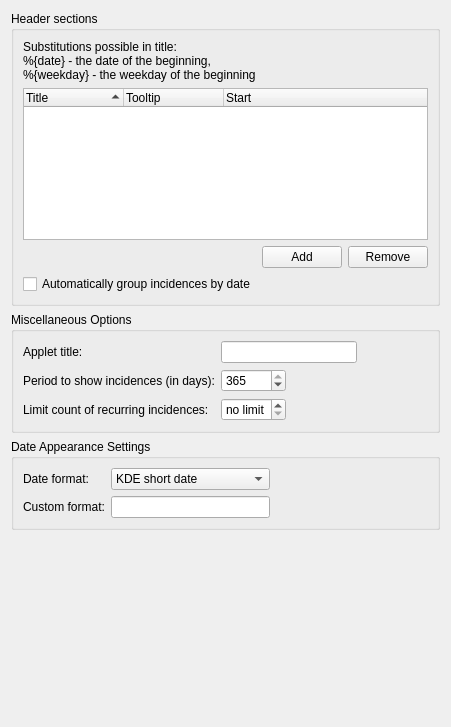
<?xml version="1.0" encoding="UTF-8"?>
<ui version="4.0">
 <class>EventAppletGeneralConfig</class>
 <widget class="QWidget" name="EventAppletGeneralConfig">
  <property name="geometry">
   <rect>
    <x>0</x>
    <y>0</y>
    <width>405</width>
    <height>727</height>
   </rect>
  </property>
  <layout class="QVBoxLayout" name="verticalLayout">
   <item>
    <widget class="QGroupBox" name="groupBox_5">
     <property name="title">
      <string>Header sections</string>
     </property>
     <layout class="QGridLayout" name="gridLayout_3">
      <item row="0" column="0">
       <widget class="QLabel" name="label_5">
        <property name="text">
         <string>Substitutions possible in title:
%{date} - the date of the beginning,
%{weekday} - the weekday of the beginning</string>
        </property>
       </widget>
      </item>
      <item row="1" column="0" colspan="3">
       <widget class="QTreeWidget" name="headerWidget">
        <property name="toolTip">
         <string>Add your own headers here, start is the first day of the period counting from today,
it will stretch to the next header or end of the displayed timeframe.</string>
        </property>
        <property name="indentation">
         <number>0</number>
        </property>
        <property name="rootIsDecorated">
         <bool>false</bool>
        </property>
        <property name="uniformRowHeights">
         <bool>true</bool>
        </property>
        <property name="sortingEnabled">
         <bool>true</bool>
        </property>
        <property name="expandsOnDoubleClick">
         <bool>false</bool>
        </property>
        <property name="columnCount">
         <number>3</number>
        </property>
        <attribute name="headerStretchLastSection">
         <bool>true</bool>
        </attribute>
        <column>
         <property name="text">
          <string>Title</string>
         </property>
        </column>
        <column>
         <property name="text">
          <string>Tooltip</string>
         </property>
        </column>
        <column>
         <property name="text">
          <string>Start</string>
         </property>
        </column>
       </widget>
      </item>
      <item row="2" column="0">
       <spacer name="horizontalSpacer_3">
        <property name="orientation">
         <enum>Qt::Horizontal</enum>
        </property>
        <property name="sizeHint" stdset="0">
         <size>
          <width>249</width>
          <height>20</height>
         </size>
        </property>
       </spacer>
      </item>
      <item row="2" column="1">
       <widget class="QPushButton" name="addHeaderButton">
        <property name="text">
         <string>Add</string>
        </property>
       </widget>
      </item>
      <item row="2" column="2">
       <widget class="QPushButton" name="removeHeaderButton">
        <property name="text">
         <string>Remove</string>
        </property>
       </widget>
      </item>
      <item row="3" column="0">
       <widget class="QCheckBox" name="autoGroupBox">
        <property name="toolTip">
         <string>If checked incidences are grouped by date,
the header sections above are not used.</string>
        </property>
        <property name="text">
         <string>Automatically group incidences by date</string>
        </property>
       </widget>
      </item>
     </layout>
    </widget>
   </item>
   <item>
    <widget class="QGroupBox" name="groupBox_3">
     <property name="title">
      <string>Miscellaneous Options</string>
     </property>
     <layout class="QGridLayout" name="gridLayout_2">
      <item row="0" column="0">
       <widget class="QLabel" name="label">
        <property name="text">
         <string>Applet title:</string>
        </property>
       </widget>
      </item>
      <item row="0" column="1" colspan="2">
       <widget class="KLineEdit" name="appletTitleEdit">
        <property name="toolTip">
         <string>A custom title for the applet.</string>
        </property>
       </widget>
      </item>
      <item row="0" column="3">
       <spacer name="horizontalSpacer_2">
        <property name="orientation">
         <enum>Qt::Horizontal</enum>
        </property>
        <property name="sizeType">
         <enum>QSizePolicy::Minimum</enum>
        </property>
        <property name="sizeHint" stdset="0">
         <size>
          <width>40</width>
          <height>20</height>
         </size>
        </property>
       </spacer>
      </item>
      <item row="1" column="0">
       <widget class="QLabel" name="label_6">
        <property name="text">
         <string>Period to show incidences (in days):</string>
        </property>
       </widget>
      </item>
      <item row="1" column="1">
       <widget class="KIntSpinBox" name="periodBox">
        <property name="toolTip">
         <string>The time frame to show incidences.</string>
        </property>
        <property name="minimum">
         <number>1</number>
        </property>
        <property name="maximum">
         <number>365</number>
        </property>
        <property name="value">
         <number>365</number>
        </property>
       </widget>
      </item>
      <item row="1" column="2" rowspan="2" colspan="2">
       <spacer name="horizontalSpacer">
        <property name="orientation">
         <enum>Qt::Horizontal</enum>
        </property>
        <property name="sizeHint" stdset="0">
         <size>
          <width>113</width>
          <height>20</height>
         </size>
        </property>
       </spacer>
      </item>
      <item row="2" column="0">
       <widget class="QLabel" name="label_4">
        <property name="text">
         <string>Limit count of recurring incidences:</string>
        </property>
       </widget>
      </item>
      <item row="2" column="1">
       <widget class="KIntSpinBox" name="recurringCountBox">
        <property name="toolTip">
         <string>Set the maximum occurrence of recurring incidences.</string>
        </property>
        <property name="specialValueText">
         <string>no limit</string>
        </property>
        <property name="minimum">
         <number>0</number>
        </property>
        <property name="value">
         <number>0</number>
        </property>
       </widget>
      </item>
     </layout>
    </widget>
   </item>
   <item>
    <widget class="QGroupBox" name="groupBox_4">
     <property name="title">
      <string>Date Appearance Settings</string>
     </property>
     <layout class="QGridLayout" name="gridLayout">
      <item row="0" column="0">
       <widget class="QLabel" name="label_2">
        <property name="text">
         <string>Date format:</string>
        </property>
       </widget>
      </item>
      <item row="0" column="1">
       <widget class="KComboBox" name="dateFormatBox">
        <property name="toolTip">
         <string>What date format to use.</string>
        </property>
        <item>
         <property name="text">
          <string>KDE short date</string>
         </property>
        </item>
        <item>
         <property name="text">
          <string>KDE long date</string>
         </property>
        </item>
        <item>
         <property name="text">
          <string>KDE fancy short date</string>
         </property>
        </item>
        <item>
         <property name="text">
          <string>KDE fancy long date</string>
         </property>
        </item>
        <item>
         <property name="text">
          <string>Custom</string>
         </property>
        </item>
       </widget>
      </item>
      <item row="0" column="2" rowspan="2">
       <spacer name="horizontalSpacer_4">
        <property name="orientation">
         <enum>Qt::Horizontal</enum>
        </property>
        <property name="sizeHint" stdset="0">
         <size>
          <width>140</width>
          <height>38</height>
         </size>
        </property>
       </spacer>
      </item>
      <item row="1" column="0">
       <widget class="QLabel" name="label_3">
        <property name="text">
         <string>Custom format:</string>
        </property>
       </widget>
      </item>
      <item row="1" column="1">
       <widget class="KLineEdit" name="customFormatEdit">
        <property name="toolTip">
         <string>A string describing the custom format. It is using the QDate syntax.</string>
        </property>
       </widget>
      </item>
     </layout>
    </widget>
   </item>
   <item>
    <spacer name="verticalSpacer">
     <property name="orientation">
      <enum>Qt::Vertical</enum>
     </property>
     <property name="sizeType">
      <enum>QSizePolicy::MinimumExpanding</enum>
     </property>
     <property name="sizeHint" stdset="0">
      <size>
       <width>20</width>
       <height>186</height>
      </size>
     </property>
    </spacer>
   </item>
  </layout>
 </widget>
 <customwidgets>
  <customwidget>
   <class>KIntSpinBox</class>
   <extends>QSpinBox</extends>
   <header>knuminput.h</header>
  </customwidget>
  <customwidget>
   <class>KLineEdit</class>
   <extends>QLineEdit</extends>
   <header>klineedit.h</header>
  </customwidget>
  <customwidget>
   <class>KComboBox</class>
   <extends>QComboBox</extends>
   <header>kcombobox.h</header>
  </customwidget>
 </customwidgets>
 <resources/>
 <connections/>
</ui>
